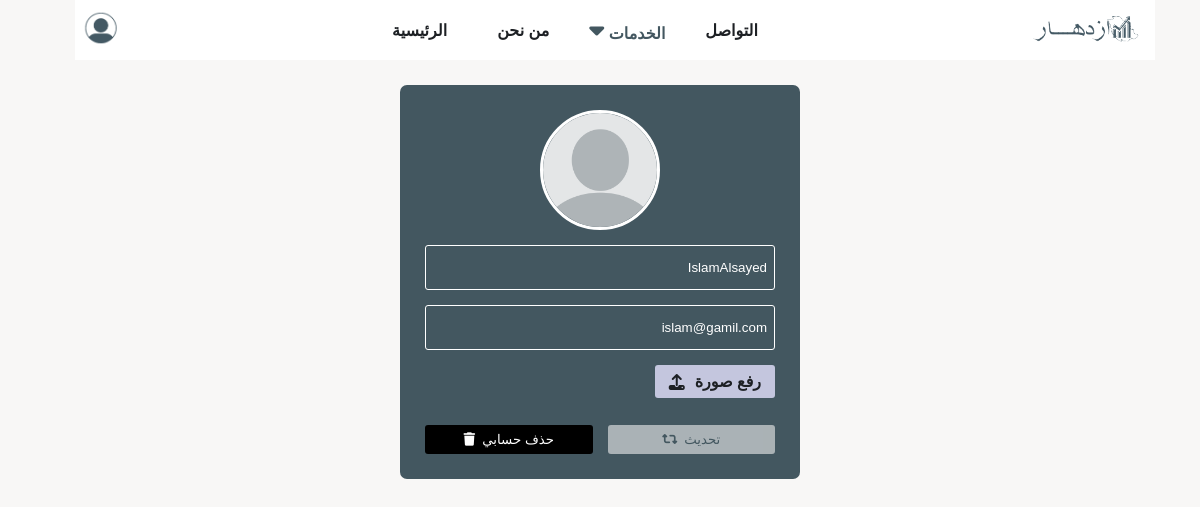
The app's page /profile.php (signed in) with its own data.
### tables this page shows
CREATE TABLE `users` (
  `id` int(11) NOT NULL,
  `username` varchar(255) NOT NULL,
  `email` varchar(255) NOT NULL,
  `password` varchar(255) NOT NULL,
  `image` varchar(255) DEFAULT 'profile.jpeg',
  `created_at` timestamp NOT NULL DEFAULT current_timestamp()
);

### includes/database/database.php (called while the page is built, shortened)
<?php
function selectRows($select, $table, $where, $order, $limit)
{
    global $connect;
    $order = !empty($order) && $order != '*' ? "ORDER BY $order ASC" : '';
    $limit = !empty($limit) && $limit != '*' ? "LIMIT $limit" : '';
    $where = !empty($where) ? "WHERE $where" : '';
    $check = "SELECT $select FROM `$table` $where $order $limit";
    $result = mysqli_query($connect, $check);
    return $limit == 'LIMIT 1' ? mysqli_fetch_assoc($result) : mysqli_fetch_all($result, MYSQLI_ASSOC);
}

### profile.php (the view, shortened to what this page needs)
<?php
include 'init.php';
$do = isset($_GET['do']) ? $_GET['do'] : 'index';
$user_id = $_SESSION['user_id'];
$user = selectRows('*', 'users', "id=$user_id", '', '1');
?>
<?php if ($do == 'index') { ?>
    <section class="profile">
        <div class="image">
            <img src="<?= $upload . $user['image'] ?>" alt="">
        </div>
        <div class="info">
            <form id="profile_form" action="./profile.php?do=update" method="POST" enctype="multipart/form-data">
                <div class="group">
                    <input type="text" name="username" value="<?= $user['username'] ?>">
                </div>
                <div class="group">
                    <input type="email" name="email" value="<?= $user['email'] ?>">
                </div>
                <div class="group">
                    <label for="image">رفع صورة <i class="fas fa-upload"></i></label>
                </div>
                <div class="actions">
                    <button type="submit" name="update" id="profile_submit" class="btn disabled">
                        <span>تحديث</span>
                        <i class="fas fa-retweet"></i>
                    </button>
                    <button class="btn" id="delete_profile">
                        <span>حذف حسابي</span>
                        <i class="fas fa-trash"></i>
                    </button>
                </div>
            </form>
        </div>
    </section>
<?php }

### layout/css/app.css (style rules this page uses)
:root { --whiteColor: #ffffff; --darkColor: #1D2024; --darkHoverColor: #242424; --mainColor: #435760; --hoverColor: #D9DCDE; --mainHoverColor: #c4c6de; --successColor: #66ce32; --errorColor: #ce3c32; --blackColor: #000000; }
* { margin: 0px; padding: 0px; transition: 0.3s; color: var(--mainColor); box-sizing: border-box; text-transform: capitalize; font-family: Arial, Helvetica, sans-serif; }
body { background: #f7f7f7; background: #ededed; background: #f8f7f6; }
img { width: 100%; height: 100%; }
input, input:focus, textarea, textarea:focus, select, select:focus, button, button:focus, input::-webkit-outer-spin-button, input::-webkit-inner-spin-button { direction: rtl; border: none; outline: none; -webkit-appearance: none; color: var(--mainColor); caret-color: var(--mainColor); }
::placeholder { opacity: 0.7; }
.disabled { opacity: 0.6; color: gray; pointer-events: none; }

### records on screen
users: image (placeholder picture), username "IslamAlsayed", email "islam@gamil.com"
